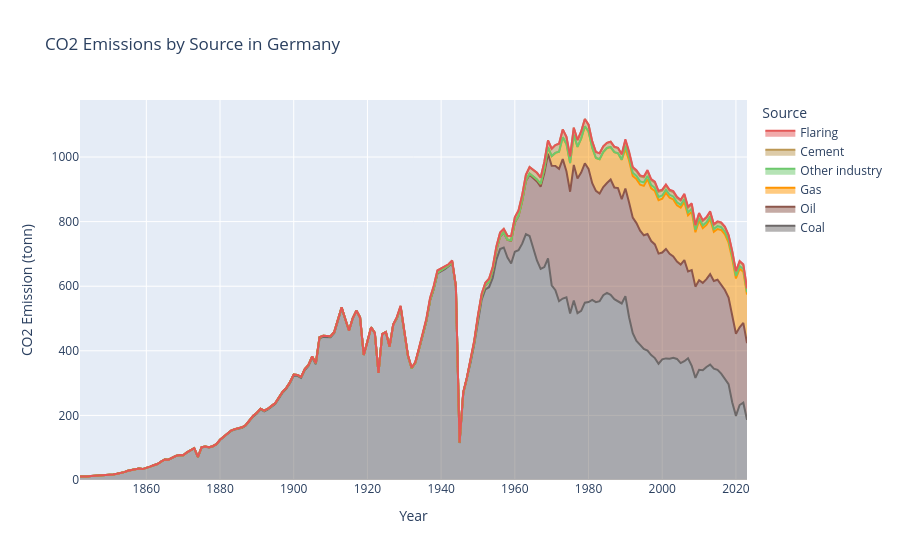

Notebook code for this chart:
### Code cell
order = ['coal', 'oil', 'gas', 'other industry', 'cement', 'flaring']

fig = px.area(
    germany.iloc[50:-1],
    x='year',
    y=[
        'coal_co2',
        'oil_co2',
        'gas_co2',
        'other_industry_co2',
        'cement_co2',
        'flaring_co2'
    ],
    title='CO2 Emissions by Source in Germany',
    labels={
        'value': 'CO2 Emission (tonn)',
        'variable': 'Source',
        'year': 'Year'
    },
    color_discrete_map={
        'coal_co2': "#6D6868",
        'oil_co2': '#8C564B',
        'gas_co2': "#FF9500",
        'other_industry_co2': "#6DC86D",
        'cement_co2': "#BC9753",
        'flaring_co2': '#E45756'
    }
)

fig.for_each_trace(lambda t: t.update(
    name=t.name.replace('_co2', '').replace('_', ' ').capitalize()
))

# Reverser legend-rekkefølgen visuelt
fig.update_layout(
    legend=dict(
        traceorder='reversed'
    )
)

fig.show()

### Figure 1 — Plotly figure (JSON) as saved in the notebook; plotly's stock layout.template omitted (floating-point values rounded to 4 significant figures; data arrays with more than 128 entries replaced by an {"elided": "..."} marker saying what was removed)
{"data": [{"fillpattern": {"shape": ""}, "hovertemplate": "Source=coal_co2<br>Year=%{x}<br>CO2 Emission (tonn)=%{y}<extra></extra>", "legendgroup": "coal_co2", "line": {"color": "#6D6868"}, "marker": {"symbol": "circle"}, "mode": "lines", "name": "Coal", "orientation": "v", "showlegend": true, "stackgroup": "1", "type": "scatter", "x": {"elided": "182 int values"}, "xaxis": "x", "y": {"elided": "182 float values"}, "yaxis": "y"}, {"fillpattern": {"shape": ""}, "hovertemplate": "Source=oil_co2<br>Year=%{x}<br>CO2 Emission (tonn)=%{y}<extra></extra>", "legendgroup": "oil_co2", "line": {"color": "#8C564B"}, "marker": {"symbol": "circle"}, "mode": "lines", "name": "Oil", "orientation": "v", "showlegend": true, "stackgroup": "1", "type": "scatter", "x": {"elided": "182 int values"}, "xaxis": "x", "y": {"elided": "182 float values"}, "yaxis": "y"}, {"fillpattern": {"shape": ""}, "hovertemplate": "Source=gas_co2<br>Year=%{x}<br>CO2 Emission (tonn)=%{y}<extra></extra>", "legendgroup": "gas_co2", "line": {"color": "#FF9500"}, "marker": {"symbol": "circle"}, "mode": "lines", "name": "Gas", "orientation": "v", "showlegend": true, "stackgroup": "1", "type": "scatter", "x": {"elided": "182 int values"}, "xaxis": "x", "y": {"elided": "182 float values"}, "yaxis": "y"}, {"fillpattern": {"shape": ""}, "hovertemplate": "Source=other_industry_co2<br>Year=%{x}<br>CO2 Emission (tonn)=%{y}<extra></extra>", "legendgroup": "other_industry_co2", "line": {"color": "#6DC86D"}, "marker": {"symbol": "circle"}, "mode": "lines", "name": "Other industry", "orientation": "v", "showlegend": true, "stackgroup": "1", "type": "scatter", "x": {"elided": "182 int values"}, "xaxis": "x", "y": {"elided": "182 float values"}, "yaxis": "y"}, {"fillpattern": {"shape": ""}, "hovertemplate": "Source=cement_co2<br>Year=%{x}<br>CO2 Emission (tonn)=%{y}<extra></extra>", "legendgroup": "cement_co2", "line": {"color": "#BC9753"}, "marker": {"symbol": "circle"}, "mode": "lines", "name": "Cement", "orientation": "v", "showlegend": true, "stackgroup": "1", "type": "scatter", "x": {"elided": "182 int values"}, "xaxis": "x", "y": {"elided": "182 float values"}, "yaxis": "y"}, {"fillpattern": {"shape": ""}, "hovertemplate": "Source=flaring_co2<br>Year=%{x}<br>CO2 Emission (tonn)=%{y}<extra></extra>", "legendgroup": "flaring_co2", "line": {"color": "#E45756"}, "marker": {"symbol": "circle"}, "mode": "lines", "name": "Flaring", "orientation": "v", "showlegend": true, "stackgroup": "1", "type": "scatter", "x": {"elided": "182 int values"}, "xaxis": "x", "y": {"elided": "182 float values"}, "yaxis": "y"}], "layout": {"legend": {"title": {"text": "Source"}, "tracegroupgap": 0, "traceorder": "reversed"}, "title": {"text": "CO2 Emissions by Source in Germany"}, "xaxis": {"anchor": "y", "domain": [0, 1], "title": {"text": "Year"}}, "yaxis": {"anchor": "x", "domain": [0, 1], "title": {"text": "CO2 Emission (tonn)"}}}}
